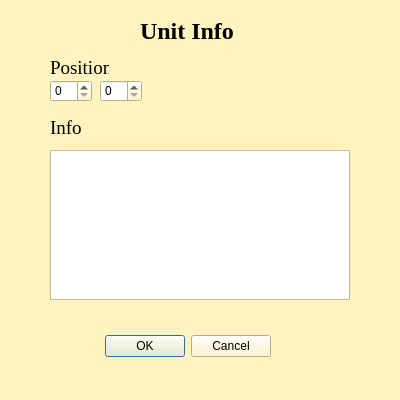
<?xml version="1.0" encoding="UTF-8"?>
<ui version="4.0">
 <class>UnitInfo</class>
 <widget class="QDialog" name="UnitInfo">
  <property name="geometry">
   <rect>
    <x>0</x>
    <y>0</y>
    <width>400</width>
    <height>400</height>
   </rect>
  </property>
  <property name="palette">
   <palette>
    <active>
     <colorrole role="WindowText">
      <brush brushstyle="SolidPattern">
       <color alpha="255">
        <red>0</red>
        <green>0</green>
        <blue>0</blue>
       </color>
      </brush>
     </colorrole>
     <colorrole role="Button">
      <brush brushstyle="SolidPattern">
       <color alpha="255">
        <red>255</red>
        <green>244</green>
        <blue>191</blue>
       </color>
      </brush>
     </colorrole>
     <colorrole role="Light">
      <brush brushstyle="SolidPattern">
       <color alpha="255">
        <red>255</red>
        <green>255</green>
        <blue>255</blue>
       </color>
      </brush>
     </colorrole>
     <colorrole role="Midlight">
      <brush brushstyle="SolidPattern">
       <color alpha="255">
        <red>255</red>
        <green>249</green>
        <blue>223</blue>
       </color>
      </brush>
     </colorrole>
     <colorrole role="Dark">
      <brush brushstyle="SolidPattern">
       <color alpha="255">
        <red>127</red>
        <green>122</green>
        <blue>95</blue>
       </color>
      </brush>
     </colorrole>
     <colorrole role="Mid">
      <brush brushstyle="SolidPattern">
       <color alpha="255">
        <red>170</red>
        <green>162</green>
        <blue>127</blue>
       </color>
      </brush>
     </colorrole>
     <colorrole role="Text">
      <brush brushstyle="SolidPattern">
       <color alpha="255">
        <red>0</red>
        <green>0</green>
        <blue>0</blue>
       </color>
      </brush>
     </colorrole>
     <colorrole role="BrightText">
      <brush brushstyle="SolidPattern">
       <color alpha="255">
        <red>255</red>
        <green>255</green>
        <blue>255</blue>
       </color>
      </brush>
     </colorrole>
     <colorrole role="ButtonText">
      <brush brushstyle="SolidPattern">
       <color alpha="255">
        <red>0</red>
        <green>0</green>
        <blue>0</blue>
       </color>
      </brush>
     </colorrole>
     <colorrole role="Base">
      <brush brushstyle="SolidPattern">
       <color alpha="255">
        <red>255</red>
        <green>255</green>
        <blue>255</blue>
       </color>
      </brush>
     </colorrole>
     <colorrole role="Window">
      <brush brushstyle="SolidPattern">
       <color alpha="255">
        <red>255</red>
        <green>244</green>
        <blue>191</blue>
       </color>
      </brush>
     </colorrole>
     <colorrole role="Shadow">
      <brush brushstyle="SolidPattern">
       <color alpha="255">
        <red>0</red>
        <green>0</green>
        <blue>0</blue>
       </color>
      </brush>
     </colorrole>
     <colorrole role="AlternateBase">
      <brush brushstyle="SolidPattern">
       <color alpha="255">
        <red>255</red>
        <green>249</green>
        <blue>223</blue>
       </color>
      </brush>
     </colorrole>
     <colorrole role="ToolTipBase">
      <brush brushstyle="SolidPattern">
       <color alpha="255">
        <red>255</red>
        <green>255</green>
        <blue>220</blue>
       </color>
      </brush>
     </colorrole>
     <colorrole role="ToolTipText">
      <brush brushstyle="SolidPattern">
       <color alpha="255">
        <red>0</red>
        <green>0</green>
        <blue>0</blue>
       </color>
      </brush>
     </colorrole>
     <colorrole role="PlaceholderText">
      <brush brushstyle="SolidPattern">
       <color alpha="128">
        <red>0</red>
        <green>0</green>
        <blue>0</blue>
       </color>
      </brush>
     </colorrole>
    </active>
    <inactive>
     <colorrole role="WindowText">
      <brush brushstyle="SolidPattern">
       <color alpha="255">
        <red>0</red>
        <green>0</green>
        <blue>0</blue>
       </color>
      </brush>
     </colorrole>
     <colorrole role="Button">
      <brush brushstyle="SolidPattern">
       <color alpha="255">
        <red>255</red>
        <green>244</green>
        <blue>191</blue>
       </color>
      </brush>
     </colorrole>
     <colorrole role="Light">
      <brush brushstyle="SolidPattern">
       <color alpha="255">
        <red>255</red>
        <green>255</green>
        <blue>255</blue>
       </color>
      </brush>
     </colorrole>
     <colorrole role="Midlight">
      <brush brushstyle="SolidPattern">
       <color alpha="255">
        <red>255</red>
        <green>249</green>
        <blue>223</blue>
       </color>
      </brush>
     </colorrole>
     <colorrole role="Dark">
      <brush brushstyle="SolidPattern">
       <color alpha="255">
        <red>127</red>
        <green>122</green>
        <blue>95</blue>
       </color>
      </brush>
     </colorrole>
     <colorrole role="Mid">
      <brush brushstyle="SolidPattern">
       <color alpha="255">
        <red>170</red>
        <green>162</green>
        <blue>127</blue>
       </color>
      </brush>
     </colorrole>
     <colorrole role="Text">
      <brush brushstyle="SolidPattern">
       <color alpha="255">
        <red>0</red>
        <green>0</green>
        <blue>0</blue>
       </color>
      </brush>
     </colorrole>
     <colorrole role="BrightText">
      <brush brushstyle="SolidPattern">
       <color alpha="255">
        <red>255</red>
        <green>255</green>
        <blue>255</blue>
       </color>
      </brush>
     </colorrole>
     <colorrole role="ButtonText">
      <brush brushstyle="SolidPattern">
       <color alpha="255">
        <red>0</red>
        <green>0</green>
        <blue>0</blue>
       </color>
      </brush>
     </colorrole>
     <colorrole role="Base">
      <brush brushstyle="SolidPattern">
       <color alpha="255">
        <red>255</red>
        <green>255</green>
        <blue>255</blue>
       </color>
      </brush>
     </colorrole>
     <colorrole role="Window">
      <brush brushstyle="SolidPattern">
       <color alpha="255">
        <red>255</red>
        <green>244</green>
        <blue>191</blue>
       </color>
      </brush>
     </colorrole>
     <colorrole role="Shadow">
      <brush brushstyle="SolidPattern">
       <color alpha="255">
        <red>0</red>
        <green>0</green>
        <blue>0</blue>
       </color>
      </brush>
     </colorrole>
     <colorrole role="AlternateBase">
      <brush brushstyle="SolidPattern">
       <color alpha="255">
        <red>255</red>
        <green>249</green>
        <blue>223</blue>
       </color>
      </brush>
     </colorrole>
     <colorrole role="ToolTipBase">
      <brush brushstyle="SolidPattern">
       <color alpha="255">
        <red>255</red>
        <green>255</green>
        <blue>220</blue>
       </color>
      </brush>
     </colorrole>
     <colorrole role="ToolTipText">
      <brush brushstyle="SolidPattern">
       <color alpha="255">
        <red>0</red>
        <green>0</green>
        <blue>0</blue>
       </color>
      </brush>
     </colorrole>
     <colorrole role="PlaceholderText">
      <brush brushstyle="SolidPattern">
       <color alpha="128">
        <red>0</red>
        <green>0</green>
        <blue>0</blue>
       </color>
      </brush>
     </colorrole>
    </inactive>
    <disabled>
     <colorrole role="WindowText">
      <brush brushstyle="SolidPattern">
       <color alpha="255">
        <red>127</red>
        <green>122</green>
        <blue>95</blue>
       </color>
      </brush>
     </colorrole>
     <colorrole role="Button">
      <brush brushstyle="SolidPattern">
       <color alpha="255">
        <red>255</red>
        <green>244</green>
        <blue>191</blue>
       </color>
      </brush>
     </colorrole>
     <colorrole role="Light">
      <brush brushstyle="SolidPattern">
       <color alpha="255">
        <red>255</red>
        <green>255</green>
        <blue>255</blue>
       </color>
      </brush>
     </colorrole>
     <colorrole role="Midlight">
      <brush brushstyle="SolidPattern">
       <color alpha="255">
        <red>255</red>
        <green>249</green>
        <blue>223</blue>
       </color>
      </brush>
     </colorrole>
     <colorrole role="Dark">
      <brush brushstyle="SolidPattern">
       <color alpha="255">
        <red>127</red>
        <green>122</green>
        <blue>95</blue>
       </color>
      </brush>
     </colorrole>
     <colorrole role="Mid">
      <brush brushstyle="SolidPattern">
       <color alpha="255">
        <red>170</red>
        <green>162</green>
        <blue>127</blue>
       </color>
      </brush>
     </colorrole>
     <colorrole role="Text">
      <brush brushstyle="SolidPattern">
       <color alpha="255">
        <red>127</red>
        <green>122</green>
        <blue>95</blue>
       </color>
      </brush>
     </colorrole>
     <colorrole role="BrightText">
      <brush brushstyle="SolidPattern">
       <color alpha="255">
        <red>255</red>
        <green>255</green>
        <blue>255</blue>
       </color>
      </brush>
     </colorrole>
     <colorrole role="ButtonText">
      <brush brushstyle="SolidPattern">
       <color alpha="255">
        <red>127</red>
        <green>122</green>
        <blue>95</blue>
       </color>
      </brush>
     </colorrole>
     <colorrole role="Base">
      <brush brushstyle="SolidPattern">
       <color alpha="255">
        <red>255</red>
        <green>244</green>
        <blue>191</blue>
       </color>
      </brush>
     </colorrole>
     <colorrole role="Window">
      <brush brushstyle="SolidPattern">
       <color alpha="255">
        <red>255</red>
        <green>244</green>
        <blue>191</blue>
       </color>
      </brush>
     </colorrole>
     <colorrole role="Shadow">
      <brush brushstyle="SolidPattern">
       <color alpha="255">
        <red>0</red>
        <green>0</green>
        <blue>0</blue>
       </color>
      </brush>
     </colorrole>
     <colorrole role="AlternateBase">
      <brush brushstyle="SolidPattern">
       <color alpha="255">
        <red>255</red>
        <green>244</green>
        <blue>191</blue>
       </color>
      </brush>
     </colorrole>
     <colorrole role="ToolTipBase">
      <brush brushstyle="SolidPattern">
       <color alpha="255">
        <red>255</red>
        <green>255</green>
        <blue>220</blue>
       </color>
      </brush>
     </colorrole>
     <colorrole role="ToolTipText">
      <brush brushstyle="SolidPattern">
       <color alpha="255">
        <red>0</red>
        <green>0</green>
        <blue>0</blue>
       </color>
      </brush>
     </colorrole>
     <colorrole role="PlaceholderText">
      <brush brushstyle="SolidPattern">
       <color alpha="128">
        <red>0</red>
        <green>0</green>
        <blue>0</blue>
       </color>
      </brush>
     </colorrole>
    </disabled>
   </palette>
  </property>
  <property name="windowTitle">
   <string>Unit Info</string>
  </property>
  <widget class="QDialogButtonBox" name="buttonBox">
   <property name="geometry">
    <rect>
     <x>-70</x>
     <y>330</y>
     <width>341</width>
     <height>32</height>
    </rect>
   </property>
   <property name="orientation">
    <enum>Qt::Horizontal</enum>
   </property>
   <property name="standardButtons">
    <set>QDialogButtonBox::Cancel|QDialogButtonBox::Ok</set>
   </property>
  </widget>
  <widget class="QSpinBox" name="spinBox">
   <property name="geometry">
    <rect>
     <x>50</x>
     <y>80</y>
     <width>42</width>
     <height>22</height>
    </rect>
   </property>
  </widget>
  <widget class="QLabel" name="label_2">
   <property name="geometry">
    <rect>
     <x>50</x>
     <y>60</y>
     <width>59</width>
     <height>16</height>
    </rect>
   </property>
   <property name="font">
    <font>
     <family>Times New Roman</family>
     <pointsize>14</pointsize>
    </font>
   </property>
   <property name="text">
    <string>Position</string>
   </property>
  </widget>
  <widget class="QSpinBox" name="spinBox_2">
   <property name="geometry">
    <rect>
     <x>100</x>
     <y>80</y>
     <width>42</width>
     <height>22</height>
    </rect>
   </property>
  </widget>
  <widget class="QTextEdit" name="textEdit">
   <property name="geometry">
    <rect>
     <x>50</x>
     <y>150</y>
     <width>300</width>
     <height>150</height>
    </rect>
   </property>
  </widget>
  <widget class="QLabel" name="label">
   <property name="geometry">
    <rect>
     <x>140</x>
     <y>20</y>
     <width>111</width>
     <height>21</height>
    </rect>
   </property>
   <property name="font">
    <font>
     <family>Times New Roman</family>
     <pointsize>18</pointsize>
     <weight>75</weight>
     <bold>true</bold>
    </font>
   </property>
   <property name="text">
    <string>Unit Info</string>
   </property>
  </widget>
  <widget class="QLabel" name="label_3">
   <property name="geometry">
    <rect>
     <x>50</x>
     <y>120</y>
     <width>59</width>
     <height>16</height>
    </rect>
   </property>
   <property name="font">
    <font>
     <family>Times New Roman</family>
     <pointsize>14</pointsize>
    </font>
   </property>
   <property name="text">
    <string>Info</string>
   </property>
  </widget>
 </widget>
 <resources/>
 <connections>
  <connection>
   <sender>buttonBox</sender>
   <signal>accepted()</signal>
   <receiver>UnitInfo</receiver>
   <slot>accept()</slot>
   <hints>
    <hint type="sourcelabel">
     <x>248</x>
     <y>254</y>
    </hint>
    <hint type="destinationlabel">
     <x>157</x>
     <y>274</y>
    </hint>
   </hints>
  </connection>
  <connection>
   <sender>buttonBox</sender>
   <signal>rejected()</signal>
   <receiver>UnitInfo</receiver>
   <slot>reject()</slot>
   <hints>
    <hint type="sourcelabel">
     <x>316</x>
     <y>260</y>
    </hint>
    <hint type="destinationlabel">
     <x>286</x>
     <y>274</y>
    </hint>
   </hints>
  </connection>
 </connections>
</ui>
